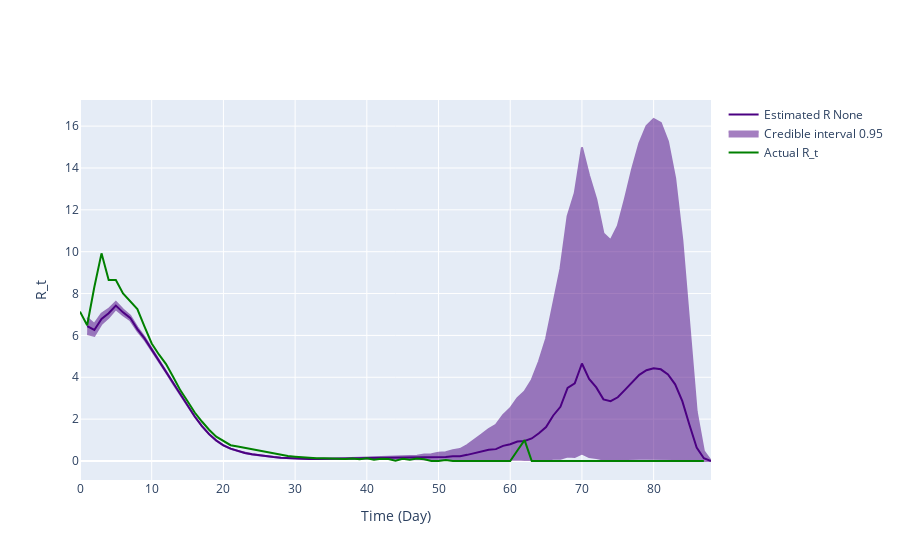

Notebook code cell kept with this figure:
### Code cell
# Use incidence data to predict R_t value
theta = incidences_true_r1
end_time_point = len(theta)
# Define variables needed for calculating R_t
tau = 0
R_t_start = tau+1
prior_a = 1
prior_b = 1/5

# Plot comparison between the true and predicted R_t
# Transform our incidence data into pandas dataframes
inc_data = pd.DataFrame(
    {
        'Time': np.arange(len(theta)-2),
        'Incidence Number': incidences_true_r1[2:len(theta)]
    }
)

inference = branchpro.BranchProPosterior(
    inc_data=inc_data,
    daily_serial_interval=generation_time,
    alpha=prior_a,
    beta=prior_b)

inference.run_inference(tau=tau)
intervals = inference.get_intervals(central_prob=.95)


fig = plot_rt_fig(intervals, true_rt_r1[2:-1], generation_time, end_time_point)
pio.write_image(fig.figure, 'kg_inference_plots/predicted_vs_true_rt_r1.png')
fig.show_figure()

### Figure 1 — Plotly figure (JSON) as saved in the notebook; plotly's stock layout.template omitted (floating-point values rounded to 4 significant figures; data arrays with more than 128 entries replaced by an {"elided": "..."} marker saying what was removed)
{"data": [{"line": {"color": "indigo"}, "mode": "lines", "name": "Estimated R None", "type": "scatter", "x": [1, 2, 3, 4, 5, 6, 7, 8, 9, 10, 11, 12, 13, 14, 15, 16, 17, 18, 19, 20, 21, 22, 23, 24, 25, 26, 27, 28, 29, 30, 31, 32, 33, 34, 35, 36, 37, 38, 39, 40, 41, 42, 43, 44, 45, 46, 47, 48, 49, 50, 51, 52, 53, 54, 55, 56, 57, 58, 59, 60, 61, 62, 63, 64, 65, 66, 67, 68, 69, 70, 71, 72, 73, 74, 75, 76, 77, 78, 79, 80, 81, 82, 83, 84, 85, 86, 87, 88], "y": [6.448, 6.26, 6.785, 7.057, 7.427, 7.102, 6.84, 6.302, 5.855, 5.315, 4.8, 4.262, 3.699, 3.159, 2.63, 2.124, 1.67, 1.284, 0.9803, 0.7498, 0.5893, 0.4706, 0.3863, 0.3187, 0.2684, 0.2233, 0.1885, 0.1568, 0.1351, 0.1172, 0.1069, 0.09962, 0.09746, 0.09682, 0.0985, 0.104, 0.112, 0.1256, 0.1288, 0.14, 0.1455, 0.1552, 0.1589, 0.1608, 0.1562, 0.1597, 0.1507, 0.184, 0.174, 0.1991, 0.1885, 0.2241, 0.2224, 0.2939, 0.3739, 0.47, 0.5362, 0.5666, 0.7228, 0.8017, 0.9316, 0.9548, 1.077, 1.328, 1.619, 2.176, 2.589, 3.497, 3.71, 4.659, 3.918, 3.516, 2.946, 2.86, 3.044, 3.398, 3.782, 4.115, 4.338, 4.429, 4.38, 4.137, 3.663, 2.862, 1.716, 0.6417, 0.1292, 0.0]}, {"fill": "toself", "fillcolor": "indigo", "line": {"color": "indigo"}, "mode": "lines", "name": "Credible interval 0.95", "opacity": 0.5, "showlegend": true, "type": "scatter", "x": {"elided": "176 int values"}, "y": {"elided": "176 float values"}}, {"line": {"color": "green"}, "mode": "lines", "name": "Actual R_t", "type": "scatter", "x": [0, 1, 2, 3, 4, 5, 6, 7, 8, 9, 10, 11, 12, 13, 14, 15, 16, 17, 18, 19, 20, 21, 22, 23, 24, 25, 26, 27, 28, 29, 30, 31, 32, 33, 34, 35, 36, 37, 38, 39, 40, 41, 42, 43, 44, 45, 46, 47, 48, 49, 50, 51, 52, 53, 54, 55, 56, 57, 58, 59, 60, 61, 62, 63, 64, 65, 66, 67, 68, 69, 70, 71, 72, 73, 74, 75, 76, 77, 78, 79, 80, 81, 82, 83, 84, 85, 86, 87, 88, 89, 90], "y": [7.138, 6.487, 8.313, 9.921, 8.645, 8.647, 8.004, 7.646, 7.26, 6.421, 5.615, 5.091, 4.63, 4.012, 3.375, 2.854, 2.315, 1.887, 1.491, 1.165, 0.9397, 0.7551, 0.696, 0.627, 0.5485, 0.5047, 0.4331, 0.3598, 0.2974, 0.2349, 0.2083, 0.1818, 0.1418, 0.1311, 0.1296, 0.121, 0.1027, 0.0902, 0.1179, 0.08353, 0.1293, 0.0559, 0.1117, 0.09615, 0.01802, 0.1087, 0.05797, 0.12, 0.07895, 0.0, 0.0, 0.05263, 0.0, 0.0, 0.0, 0.0, 0.0, 0.0, 0.0, 0.0, 0.0, 0.5, 1.0, 0.0, 0.0, 0.0, 0.0, 0.0, 0.0, 0.0, 0.0, 0.0, 0.0, 0.0, 0.0, 0.0, 0.0, 0.0, 0.0, 0.0, 0.0, 0.0, 0.0, 0.0, 0.0, 0.0, 0.0, 0.0]}], "layout": {"hovermode": "x unified", "xaxis": {"title": {"text": "Time (Day)"}}, "yaxis": {"title": {"text": "R_t"}}}}
